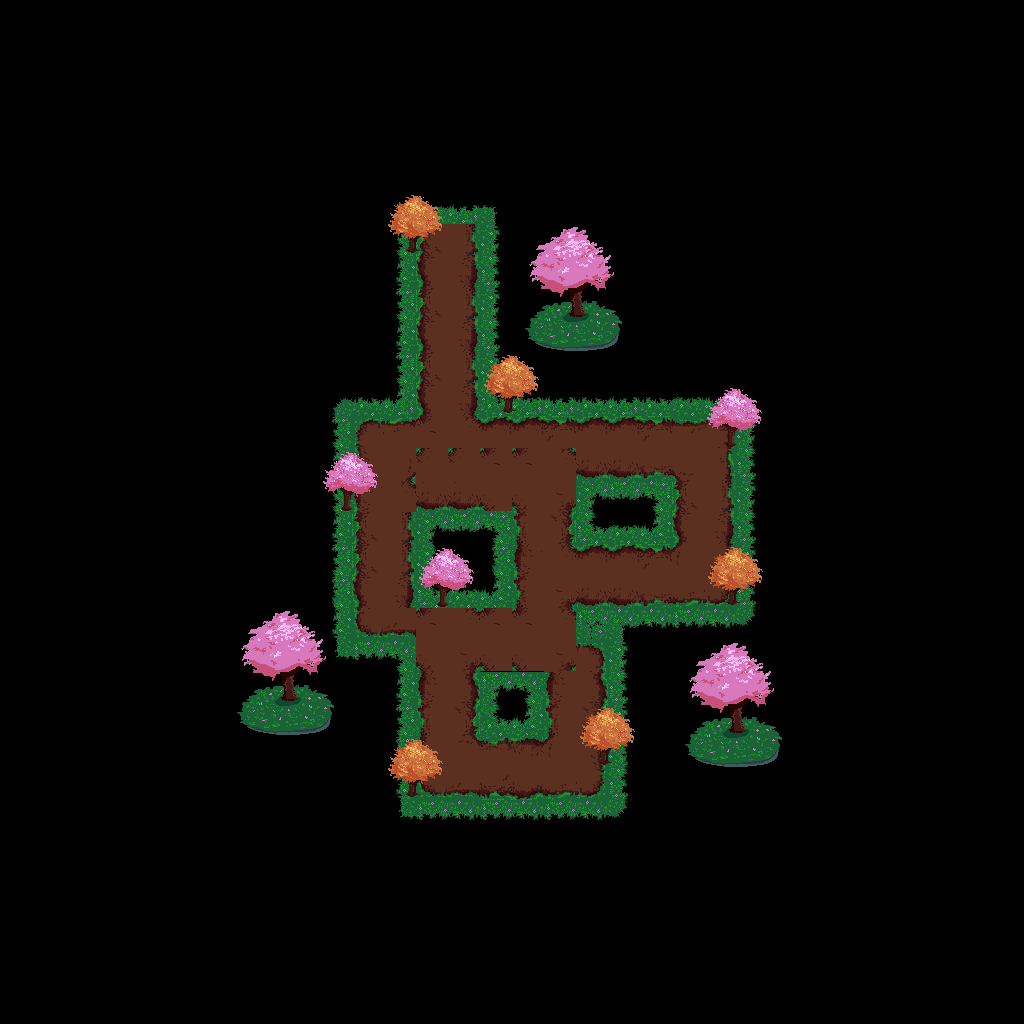

This is a level from a 2D game, rendered from its Tiled map with the project's own tilesets. A one-line summary and the map file follow, with tile-layer data summarised:
An orthogonal 32x32 tile map with 32x32 px tiles, 4 tile layers (Tile Layer 1, Tile Layer 3, Tile Layer 2, Tile Layer 4), 1 hidden layer not drawn, 5 tilesets and 38 objects.

<map version="1.2" tiledversion="1.2.5" orientation="orthogonal" renderorder="right-down" width="32" height="32" tilewidth="32" tileheight="32" infinite="0" nextlayerid="12" nextobjectid="504">
 <tileset firstgid="1" name="start" tilewidth="32" tileheight="32" tilecount="1" columns="1">
  <properties>
   <property name="name" value="start" />
  </properties>
  <image source="start.png" width="32" height="32" />
  <tile id="0">
   <properties>
    <property name="name" value="start" />
   </properties>
  </tile>
 </tileset>
 <tileset firstgid="2" name="Grass_Ground_Tiles_03" tilewidth="64" tileheight="64" tilecount="240" columns="20">
  <image source="Grass_Ground_Tiles_03.png" width="1280" height="800" />
 </tileset>
 <tileset firstgid="242" name="rock" tilewidth="64" tileheight="64" tilecount="1" columns="1">
  <image source="rock.png" width="64" height="64" />
  <tile id="0">
   <properties>
    <property name="name" value="rock" />
   </properties>
  </tile>
 </tileset>
 <tileset firstgid="243" name="gold" tilewidth="32" tileheight="32" tilecount="1" columns="1">
  <image source="../images/included/goldenCup.png" width="32" height="32" />
  <tile id="0">
   <properties>
    <property name="name" value="gold" />
   </properties>
  </tile>
 </tileset>
 <tileset firstgid="244" name="ground" tilewidth="64" tileheight="64" tilecount="1" columns="1">
  <image source="ground.png" width="64" height="64" />
  <tile id="0">
   <properties>
    <property name="name" value="ground" />
   </properties>
  </tile>
 </tileset>
 <imagelayer id="3" name="Image Layer 1" visible="0">
  <image source="space.png" width="1024" height="1024" />
 </imagelayer>
 <layer id="6" name="Tile Layer 1" width="32" height="32">
  <data>[1024 cells, 72 non-empty, 24 distinct tile ids]</data>
 </layer>
 <layer id="10" name="Tile Layer 3" width="32" height="32">
  <data>[1024 cells, 17 non-empty, 9 distinct tile ids]</data>
 </layer>
 <layer id="9" name="Tile Layer 2" width="32" height="32">
  <data>[1024 cells, 27 non-empty, 10 distinct tile ids]</data>
 </layer>
 <layer id="11" name="Tile Layer 4" width="32" height="32">
  <data>[1024 cells, 9 non-empty, 3 distinct tile ids]</data>
 </layer>
 <objectgroup id="2" name="Object Layer 1" opacity="0.57">
  <object id="466" gid="1" x="428" y="462" width="32" height="32" />
  <object id="467" gid="243" x="430" y="271" width="32" height="32" />
  <object id="468" gid="244" x="414" y="479" width="64" height="64" />
  <object id="469" gid="244" x="350" y="479" width="64" height="64" />
  <object id="470" gid="244" x="414" y="415" width="64" height="64" />
  <object id="471" gid="242" x="350" y="415" width="64" height="64" />
  <object id="472" gid="244" x="414" y="351" width="64" height="64" />
  <object id="473" gid="244" x="414" y="287" width="64" height="64" />
  <object id="474" gid="244" x="478" y="479" width="64" height="64" />
  <object id="475" gid="244" x="350" y="543" width="64" height="64" />
  <object id="476" gid="244" x="350" y="575" width="64" height="64" />
  <object id="477" gid="244" x="414" y="511" width="64" height="64" />
  <object id="478" gid="242" x="446" y="575" width="64" height="64" />
  <object id="479" gid="242" x="574" y="543" width="64" height="64" />
  <object id="480" gid="242" x="286" y="543" width="64" height="64" />
  <object id="481" gid="244" x="350" y="639" width="64" height="64" />
  <object id="482" gid="244" x="478" y="671" width="64" height="64" />
  <object id="483" gid="244" x="414" y="671" width="64" height="64" />
  <object id="484" gid="244" x="510" y="639" width="64" height="64" />
  <object id="485" gid="244" x="510" y="575" width="64" height="64" />
  <object id="486" gid="244" x="510" y="511" width="64" height="64" />
  <object id="487" gid="243" x="528" y="635" width="32" height="32" />
  <object id="488" gid="244" x="574" y="607" width="64" height="64" />
  <object id="489" gid="244" x="638" y="607" width="64" height="64" />
  <object id="490" gid="244" x="670" y="607" width="64" height="64" />
  <object id="491" gid="244" x="670" y="543" width="64" height="64" />
  <object id="492" gid="244" x="606" y="479" width="64" height="64" />
  <object id="493" gid="244" x="670" y="479" width="64" height="64" />
  <object id="494" gid="244" x="542" y="479" width="64" height="64" />
  <object id="495" gid="244" x="414" y="735" width="64" height="64" />
  <object id="496" gid="244" x="542" y="703" width="64" height="64" />
  <object id="497" gid="244" x="542" y="799" width="64" height="64" />
  <object id="498" gid="244" x="414" y="799" width="64" height="64" />
  <object id="499" gid="244" x="478" y="799" width="64" height="64" />
  <object id="500" gid="243" x="687" y="592" width="32" height="32" />
  <object id="501" gid="243" x="495" y="791" width="32" height="32" />
  <object id="502" gid="244" x="478" y="511" width="64" height="64" />
  <object id="503" gid="244" x="542" y="735" width="64" height="64" />
 </objectgroup>
</map>
